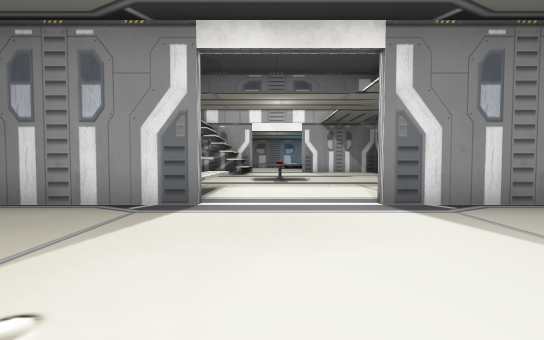
View 1 (above)

14 first-person views from a walk through a Unity game level. The camera is 1.2 m above the floor, tilts 2° down and sees 90° across. The floor is counted in squares, 2 m on a side. Each view is taken from the middle of a square. On the plan, view 1 faces up. The plan holds only what a view shows up to about 9 squares ahead; the rest is blank. The player is left out. Door leaves are left out, so doorways stand open. Some surface patterns are stand-ins.

View 2
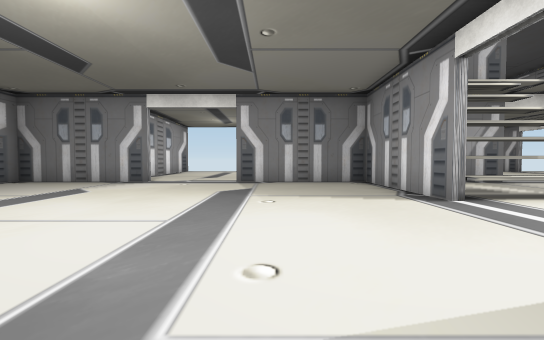

View 3
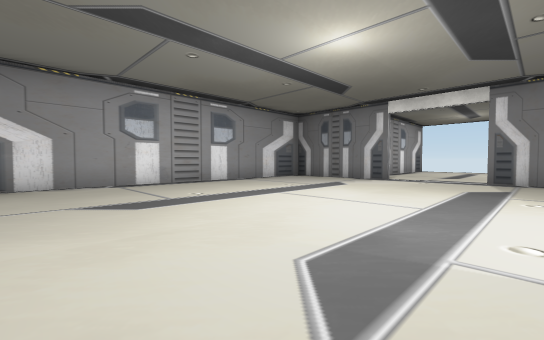

View 4
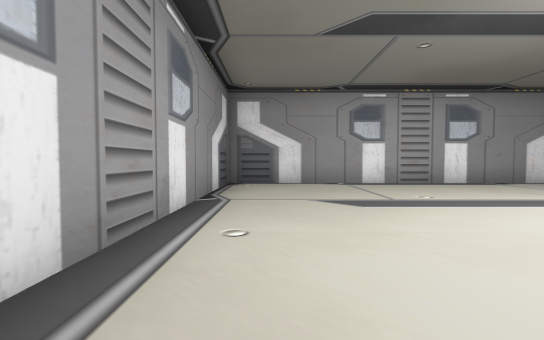

View 5
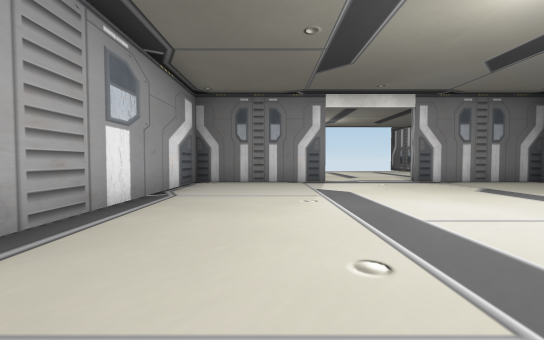

View 6
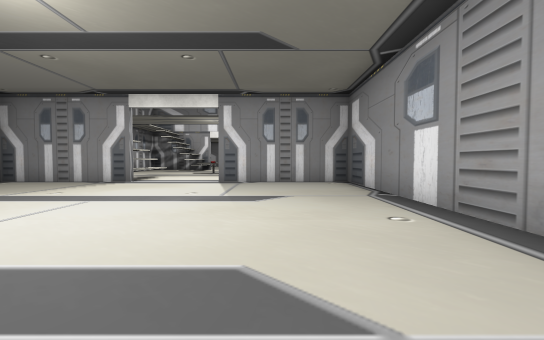

View 7
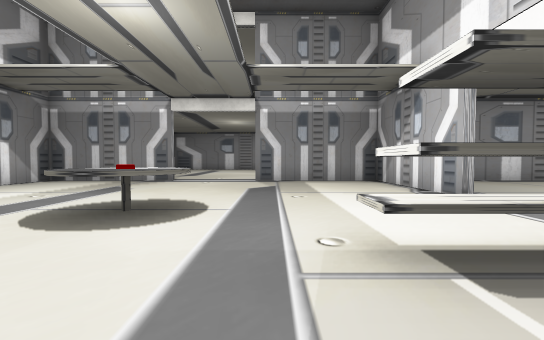

View 8
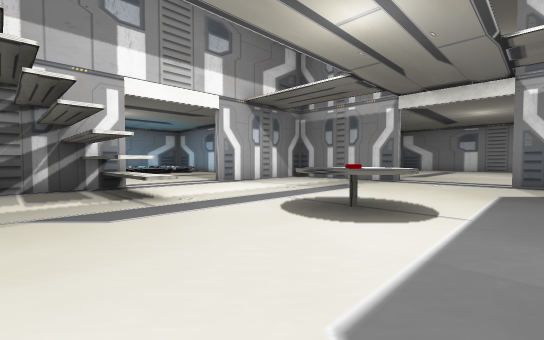

View 9
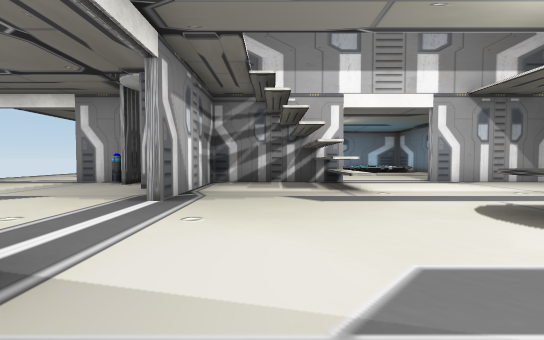

View 10
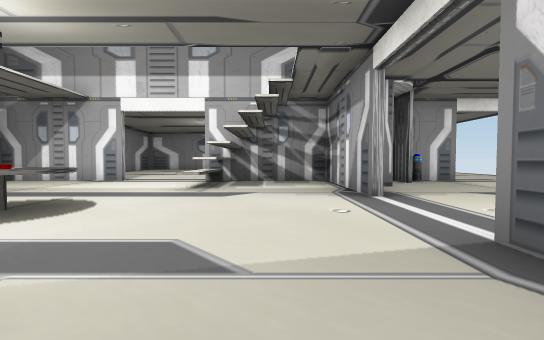

View 11
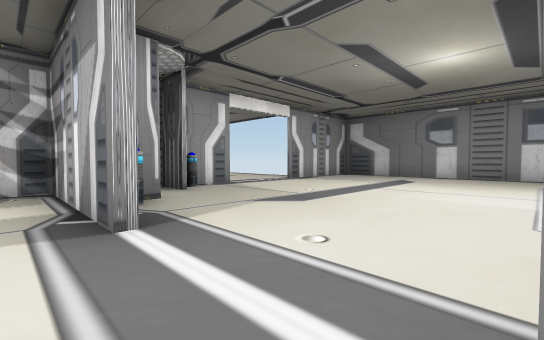

View 12
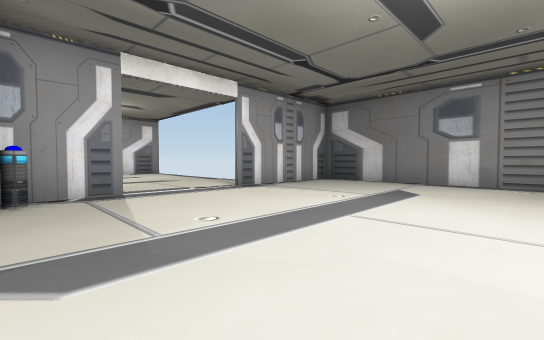

View 13
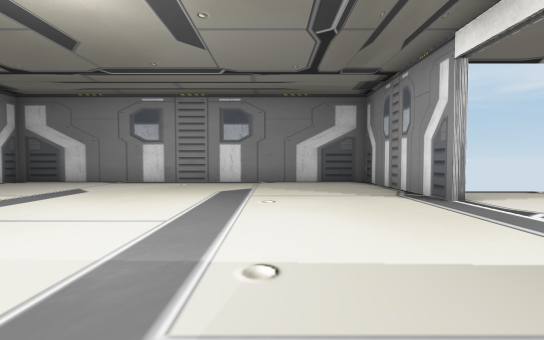

View 14
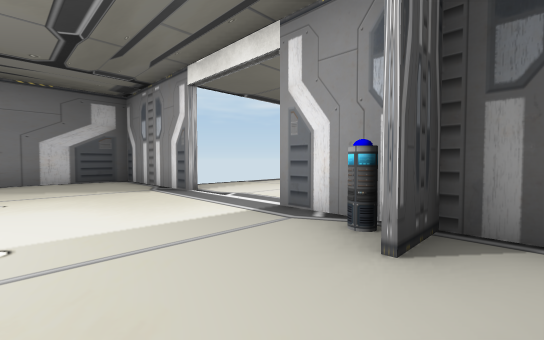

### Floor plan
Key: @ floor where view 1 was taken; # wall or solid block; . floor; D open door; ^ raised ledge; T table; O other object.
Columns run from 15 left of view 1 to 7 right of it. Each row starts with its distance up from view 1.
 16    ..
 15    ...         ...
 14 ####DDD#######DDD####
 13 #.......O.#...^.....#
 12 #.......DD#...^.....#
 11 #......... .........#
 10 #.........D.........D.
  9 #.........D....TT...D..
  8 #.........D....T....D..
  7 #.........#.........#
  6 #........DO...^.....#
  5 #.......D.#...^.....#
  4 #.##DDD#O ####DDD####
  3    ....   #.........##
  2    ....   #..........#
  1     ...   #..........#
  0          .D....@.....#
 -1          .D..........#
 -2          .D..........#
 -3           #..........#
 -4           #..........#
 -5           #..........#
 -6           #..........#
 -7           ############

Positions as (right, up) in squares from view 1, and headings:
1: (0, 0), facing up
2: (3, 1), facing left
3: (4, 1), facing down-left
4: (4, 1), facing down
5: (3, -4), facing left
6: (3, -4), facing up
7: (-3, 7), facing right
8: (-3, 7), facing up-right
9: (-3, 6), facing up
10: (-3, 12), facing down
11: (-4, 10), facing down-left
12: (-7, 9), facing down-left
13: (-7, 11), facing left
14: (-6, 11), facing up-left
